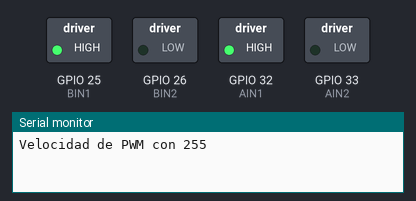
The sketch below on a simulated ESP32. Shown: switched loads named in the sketch (green lamp = pin HIGH), the last lines printed to the serial monitor.

Above: at 0.05 s.
At 3.5 s:
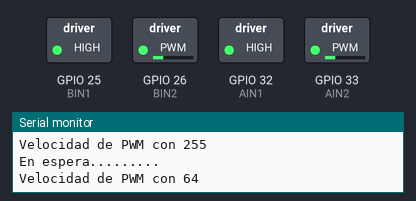
At 7.0 s:
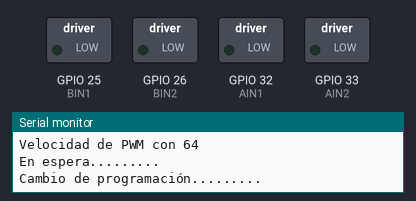
At 14.0 s:
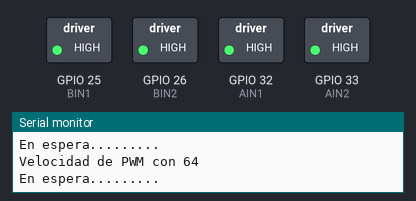
Timing chart, 0 to 18.2 s (numbered marks = the images above):
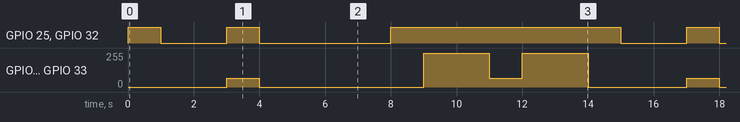

Measured:
- by itself, GPIO 25 (BIN1), GPIO 32 (AIN1): repeats every 14.0 s: LOW 2.0 s, HIGH 1.0 s, LOW 4.0 s, HIGH 7.0 s
- by itself, GPIO 26 (BIN2), GPIO 33 (AIN2): repeats every 14.0 s: 0/255 5.0 s, 255/255 2.0 s, 64/255 1.0 s, 255/255 2.0 s, 0/255 3.0 s, 64/255 1.0 s

The sketch:

balam2022-prueba-motores-v2.ino
```cpp
/*
  Código adaptado para Balam 2022
  En este código se tomó de referencia código en el Internet generado por Electropeak y
  se modificó para los pines en nuestra propio kit.
  Se agregó la librería de AnalogWrite para poder aplicar PWM.
  Código trabajo por: Oscar Rodas / Tesla Lab / Universidad Galileo

  DRV8833-Dual-Motor-Driver-Module
  made on 23 Nov 2020
  by Amir Mohammad Shojaee @ Electropeak
  Home

*/

#include <analogWrite.h>

#define AIN1 32
#define AIN2 33
#define BIN1 25
#define BIN2 26

void setup() {
  Serial.begin(9600);

  pinMode(AIN1,OUTPUT);
  pinMode(AIN2,OUTPUT);
  pinMode(BIN1,OUTPUT);
  pinMode(BIN2,OUTPUT);

}

void loop() {

  //Prueba de PWM con 255
  Serial.println("Velocidad de PWM con 255");
  digitalWrite(AIN1,HIGH);
  analogWrite(AIN2,0);
  digitalWrite(BIN1,HIGH);
  analogWrite(BIN2,0);

  delay(1000);

  digitalWrite(AIN1,LOW);
  digitalWrite(AIN2,LOW);
  digitalWrite(BIN1,LOW);
  digitalWrite(BIN2,LOW);

  Serial.println("En espera.........");
  delay(2000);

  //Prueba de PWM con 64
  Serial.println("Velocidad de PWM con 64");
  digitalWrite(AIN1,HIGH);
  analogWrite(AIN2,64);
  digitalWrite(BIN1,HIGH);
  analogWrite(BIN2,64);

  delay(1000);

  digitalWrite(AIN1,LOW);
  digitalWrite(AIN2,LOW);
  digitalWrite(BIN1,LOW);
  digitalWrite(BIN2,LOW);

  Serial.println("En espera.........");
  delay(2000);

  Serial.println("Cambio de programación.........");
  delay(2000);

  //Prueba de PWM con 255
  Serial.println("Velocidad de PWM con 255");
  digitalWrite(AIN1,HIGH);
  analogWrite(AIN2,0);
  digitalWrite(BIN1,HIGH);
  analogWrite(BIN2,0);

  delay(1000);

  digitalWrite(AIN1,HIGH);
  analogWrite(AIN2,255);
  digitalWrite(BIN1,HIGH);
  analogWrite(BIN2,255);

  Serial.println("En espera.........");
  delay(2000);

  //Prueba de PWM con 64
  Serial.println("Velocidad de PWM con 64");
  digitalWrite(AIN1,HIGH);
  analogWrite(AIN2,64);
  digitalWrite(BIN1,HIGH);
  analogWrite(BIN2,64);

  delay(1000);

  digitalWrite(AIN1,HIGH);
  analogWrite(AIN2,255);
  digitalWrite(BIN1,HIGH);
  analogWrite(BIN2,255);

  Serial.println("En espera.........");
  delay(2000);
}
```
